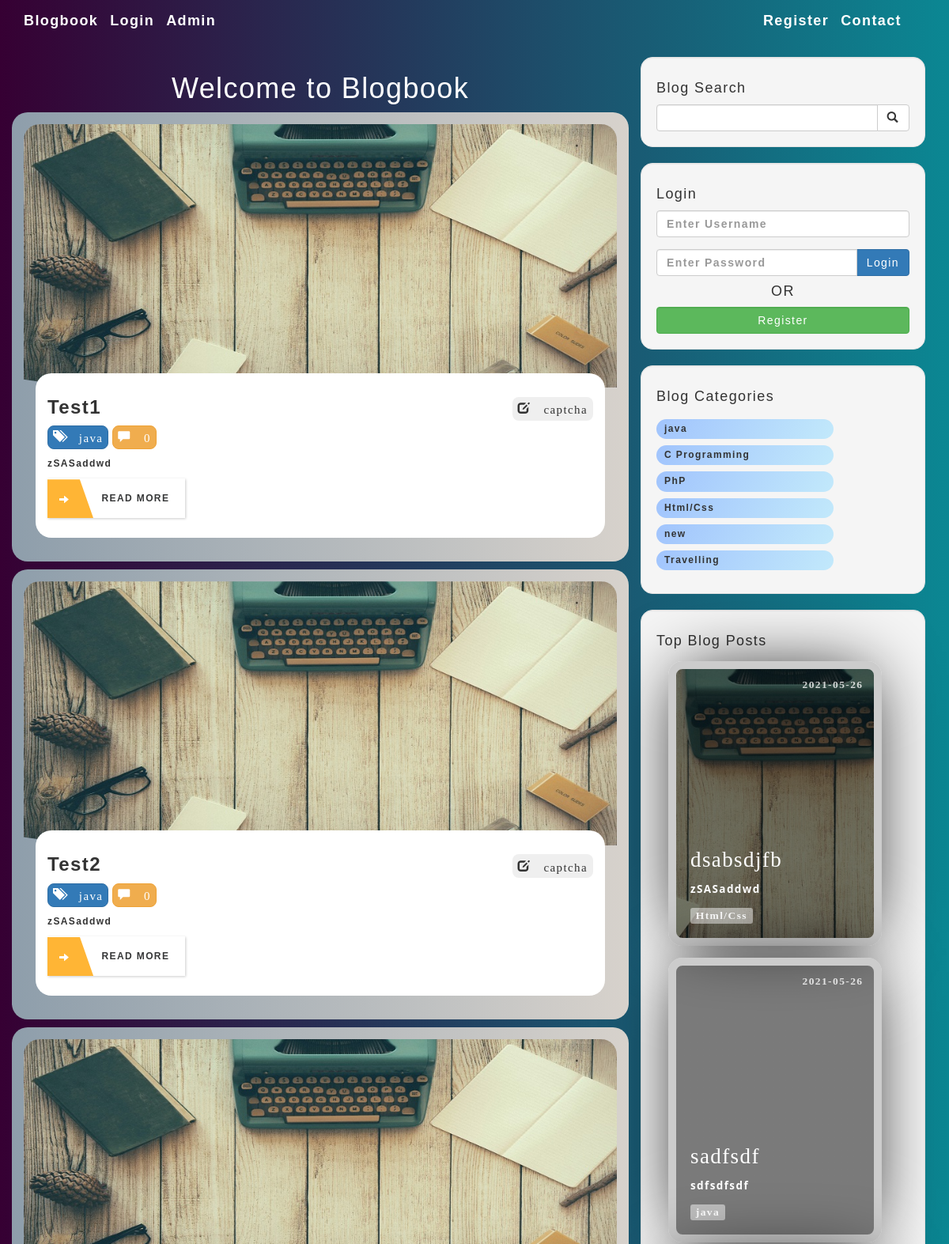
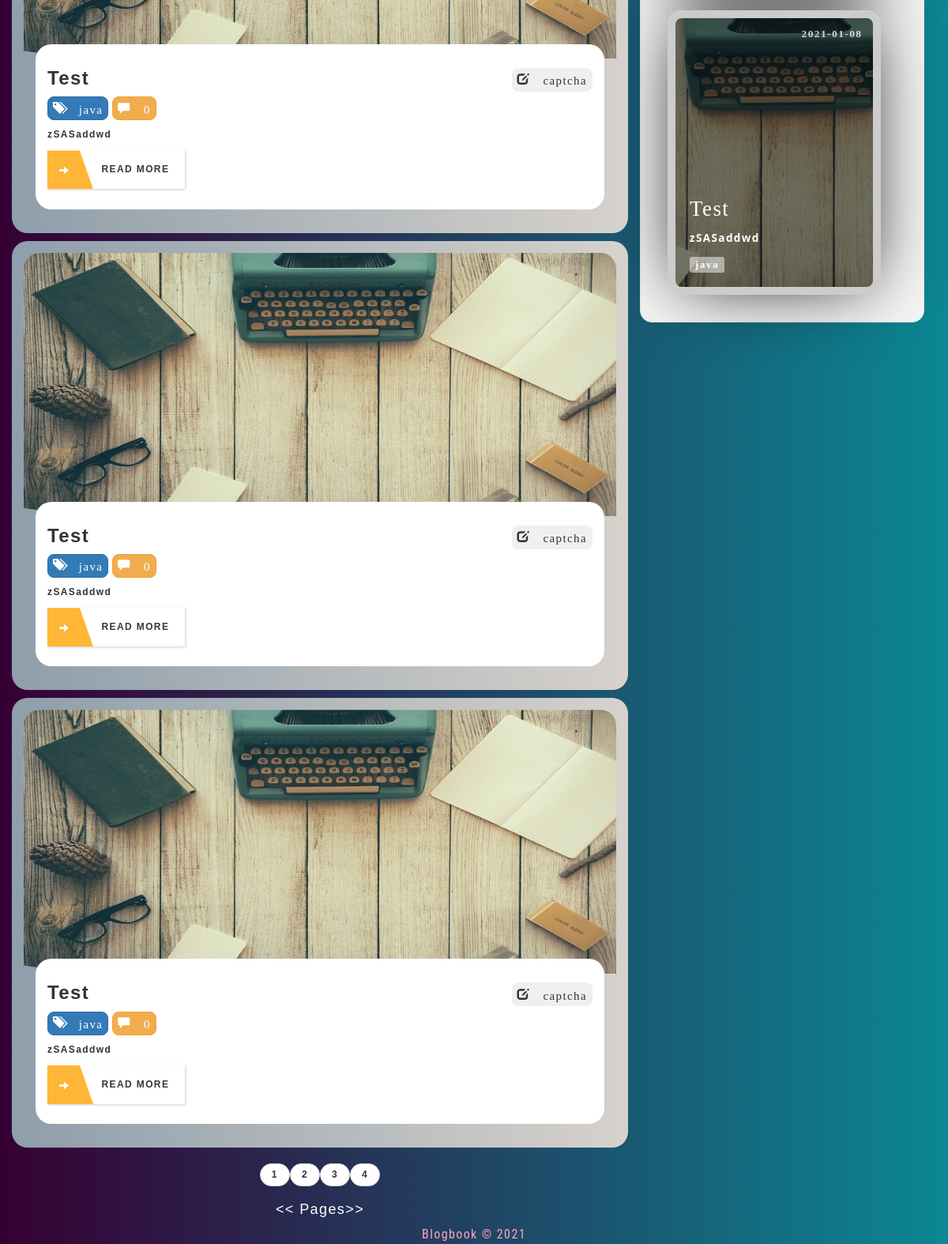
The page / on the database its author committed (2 pictures, top to bottom).
### tables this page shows
CREATE TABLE `posts` (
  `post_id` int(3) NOT NULL,
  `post_category_id` int(3) NOT NULL,
  `post_title` varchar(255) NOT NULL,
  `post_author` varchar(255) NOT NULL,
  `author_id` int(255) NOT NULL,
  `post_date` date NOT NULL,
  `post_image` text NOT NULL,
  `post_content` mediumtext NOT NULL,
  `post_tags` varchar(255) NOT NULL,
  `post_comment_count` int(255) NOT NULL,
  `post_status` varchar(255) NOT NULL DEFAULT 'draft',
  `post_views_count` int(255) NOT NULL
);

CREATE TABLE `categories` (
  `cat_id` int(3) NOT NULL,
  `cat_title` varchar(255) NOT NULL
);

### index.php (the view, shortened to what this page needs)
<?php include "includes/db.php"; ?>
<?php include "includes/header.php"; ?>
<body>
    <?php include "includes/navigation.php"; ?>
    <div class="container">
        <div class="row ">
            <div class="col-md-8 ">
                <h1 class="text-center" style="color:white;">Welcome to Blogbook</h1>
                <?php
                $results_per_page = 5;
                if (isset($_GET['page'])) {
                    $page = $_GET['page'];
                } else {
                    $page = "";
                };
                if ($page == "" || $page == 1) {
                    $page_1 = 0;
                } else {
                    $page_1 = ($page - 1) * 5;
                    $page_2 = $page_1 + 8;
                }
                $post_count_query = "SELECT * FROM posts WHERE post_status='published'";
                $find_count = mysqli_query($connection, $post_count_query);
                $count = mysqli_num_rows($find_count);
                $count = ceil($count / 5);
                $query = "SELECT * FROM posts WHERE post_status='published' LIMIT " . $page_1 . ',' . $results_per_page;
                $select_all_posts_query = mysqli_query($connection, $query);
                while ($row = mysqli_fetch_assoc($select_all_posts_query)) {
                    $post_title = $row['post_title'];
                    $post_id = $row['post_id'];
                    $post_author = $row['post_author'];
                    $post_author_id = $row['author_id'];
                    $post_image = $row['post_image'];
                    $post_content = strip_tags(substr($row['post_content'], 0, 1000));
                    $post_status = $row['post_status'];
                    $post_category_id = $row['post_category_id'];
                    $post_comment = $row['post_comment_count'];
                    $query = "SELECT * FROM categories WHERE cat_id={$post_category_id}";
                    $select_categories_id = mysqli_query($connection, $query);
                    $cat = mysqli_fetch_assoc($select_categories_id);
                    $post_category = $cat['cat_title'];
                    if ($post_status == 'published') {
                ?>
                        <div class="row" style="margin-top: 10px;">
                            <div class="col-6">
                                <article class="blog-card" style="z-index: 100;">
                                    <div class="blog-card__background">
                                        <div class="card__background--wrapper">
                                            <div class="card__background--main">
                                                <img src="images/<?php echo $post_image; ?>" alt="" style="  max-width: 100%;     height: fit-content;">
                                            </div>
                                        </div>
                                    </div>
                                    <div class="blog-card__head">
                                    </div>
                                    <div class="blog-card__info">
                                        <h5 style=" font-size: x-large; font-weight: 600; font-stretch: extra-expanded; overflow-wrap:break-word; "><a href="post.php?p_id=<?php echo $post_id; ?>"><?php echo $post_title; ?> </a>
                                            <div style="text-align:right;
                                        float:right;">
                                               <button type="button" class="btn btn-sml btn-dark"> <a href="user.php?u_id=<?php echo $post_author_id ?>"><i class="		glyphicon glyphicon-edit"> <?php echo $post_author; ?></i></a></button>
                                            </div>
                                        </h5>
                                        <p>
                                            <button type="button" class="btn btn-sml btn-primary"><i class="	glyphicon glyphicon-tags"> <?php echo $post_category; ?></i></button>
                                            <button type="button" class="btn btn-sml btn-warning"><i class="	glyphicon glyphicon-comment"> <?php echo $post_comment; ?></i></button>
                                        </p>
                                        <p><a href="post.php?p_id=<?php echo $post_id; ?>"><?php echo $post_content; ?></a></p>
                                        <a href="post.php?p_id=<?php echo $post_id; ?>" class="btn1 btn--with-icon"><i class="btn-icon glyphicon glyphicon-arrow-right"></i>READ MORE</a>
                                    </div>
                                </article>
                            </div>
                        </div>
                <?php  }
                } ?>
                <ul class="pager">
                    <?php
                    for ($i = 1; $i <= $count; $i++) {
                        if ($i == $page) {
                            echo "<li><a href='index.php?page={$i}' class='active'>{$i}</a></li>";
                        } else {
                            echo "<li><a href='index.php?page={$i}'>{$i}</a></li>";
                        }
                    }
                    ?>
                </ul>
                <h4 align="center" class="wt">
                    << Pages>>
                </h4>
            </div>
            <?php include "includes/sidebar.php";  ?>
        </div>
        <?php
        include "includes/footer.php";
        ?>

### includes/header.php (shortened to what this page needs)
<!DOCTYPE html>
<html lang="en">
<head>
    <link href="css/bootstrap.min.css" rel="stylesheet">
    <link href="css/blog-home.css" rel="stylesheet">
    <link href="css/styles.css" rel="stylesheet">
    <link href="https://unpkg.com/aos@2.3.0/dist/aos.css" rel="stylesheet">
    <link rel="stylesheet" href="https://cdn.jsdelivr.net/npm/@fortawesome/fontawesome-free@5.15.3/css/fontawesome.min.css">
</head>

### includes/navigation.php (shortened to what this page needs)
<nav class="navbar stroke   " role="navigation" style="background-color: rgba(0,0,0,)!important;
color:white;">
    <div class="container">
        <div class="navbar-header xyz">
            <a class="navbar-brand" href="index.php">Blogbook</a>
            <a class="navbar-brand " title="Already Register?" href='index.php#login'>Login</a>
            <a class="navbar-brand  " title="Login First" href='admin/index.php' onclick="return admin()">Admin</a>
        </div>
        <div>
            <div class="container collapse navbar-collapse navbar-ex2-collapse " style="float: right; height: 1px;">
                <a class="navbar-brand " title="New User?" href='registration.php'>Register</a>
                <a class="navbar-brand" title="New User?" href='contact.php'>Contact</a>
            </div>
        </div>
    </div>
</nav>

### includes/sidebar.php (shortened to what this page needs)
<div class="col-md-4">
    <div class="well">
        <h4>Blog Search</h4>
        <form action="search.php" method="post">
            <div class="input-group">
                <input name="search" type="text" class="form-control">
                <span class="input-group-btn">
                    <button name="submit" class="btn btn-default" type="submit">
                        <span class="glyphicon glyphicon-search"></span>
                    </button>
                </span>
            </div>
        </form>
    </div>
    <div class="well logs" id="login">
        <div class="heads">
            <h4>Login</h4>
            <form action="includes/login.php" method="post" id="login_form" onsubmit="return validate_form()">
                <div class="form-group">
                    <input name="username" type="text" class="form-control" placeholder="Enter Username" id="user_name">
                </div>
                <div class="input-group">
                    <input name="password" type="password" class="form-control" placeholder="Enter Password" id="user_pass">
                    <span class="input-group-btn">
                        <button class="btn btn-primary" name="login" type="submit">
                            Login
                        </button>
                    </span>
                </div>
            </form>
            <h4 style="text-align: center;">OR</h4>
            <a href="../registration.php">
                <button class="btn btn-success form-control" name="login" type="submit" value="Register">
                    Register
                </button> </a>
        </div>
    </div>
    <?php
    $query = "SELECT * FROM categories ";
    $select_categories_sidebar = mysqli_query($connection, $query);
    ?>
    <div class="well " id="categories">
        <h4>Blog Categories</h4>
        <div class="row">
            <div class="col-lg-12">
                <ul class="list-unstyled">
                    <?php
                    while ($row = mysqli_fetch_assoc($select_categories_sidebar)) {
                        $cat_title = $row['cat_title'];
                        $cat_id = $row['cat_id'];
                        echo "<li   class='list-items'
                        data-aos='fade-left'
                        data-aos-delay='100'><a href='category.php?category=$cat_id'>{$cat_title}</a></li>";
                    }
                    ?>
                </ul>
            </div>
        </div>
    </div>
    <?php include "widget.php" ?>
</div>

### includes/widget.php (shortened to what this page needs)
<div class="well">
    <h4>Top Blog Posts</h4>
    <?php
    $query = "SELECT * FROM posts WHERE post_status='published'   ORDER BY post_views_count DESC LIMIT 3 ";
    $select_all_posts_query = mysqli_query($connection, $query);
    while ($row = mysqli_fetch_assoc($select_all_posts_query)) {
        $post_title = $row['post_title'];
        $post_id = $row['post_id'];
        $post_date = $row['post_date'];
        $post_image = $row['post_image'];
        $post_content = strip_tags(substr($row['post_content'], 0, 100));
        $post_status = $row['post_status'];
        $post_category_id = $row['post_category_id'];
        $query = "SELECT * FROM categories WHERE cat_id={$post_category_id}";
        $select_categories_id = mysqli_query($connection, $query);
        $cat = mysqli_fetch_assoc($select_categories_id);
        $post_category = $cat['cat_title'];
        if ($post_status == 'published') {
    ?>
            <div class="card-grid-space">
                <a class="card" href="../post.php?p_id=<?php echo $post_id; ?>" style="--bg-img: url('../images/<?php echo $post_image; ?>');margin:1.5rem;">
                    <div>
                        <h1><?php echo $post_title; ?></h1>
                        <p><?php echo $post_content; ?></p>
                        <div class="date"><?php echo $post_date; ?></div>
                        <div class="tags">
                            <div class="tag"><?php echo $post_category; ?></div>
                        </div>
                    </div>
                </a>
            </div>
    <?php  }
    } ?>

### includes/footer.php (shortened to what this page needs)
<footer>
    <div class="col-lg-12 credits ">
        Blogbook &copy 2021
    </div>
</footer>
</div>
</body>
</html>

### css/blog-home.css (style rules this page uses)
footer { margin: 50px 0; }

### css/styles.css (style rules this page uses)
body { font-size: 12px; }
body, button, input { font-family: "Montserrat", sans-serif; font-weight: 700; letter-spacing: 1.4px; }
.blog-card { padding: 30px; position: relative; }
.blog-card .blog-card__background, .blog-card .card__background--layer { z-index: -1; position: absolute; top: 0; left: 0; width: 100%; height: 100%; }
.blog-card .blog-card__background { padding: 15px; background: linear-gradient(to right, #8e9eab 0%, #d7d2cc 100%); }
.blog-card .card__background--wrapper { height: 100%; clip-path: polygon(0 0, 100% 0, 100% 80%, 0 60%); position: relative; overflow: hidden; }
.blog-card .card__background--main { height: 100%; position: relative; transition: 300ms ease-in-out; background-repeat: no-repeat; background-size: cover; }
.blog-card .blog-card__head { height: 300px; display: flex; align-items: center; justify-content: center; }
.blog-card .blog-card__info { z-index: 10; background: white; padding: 20px 15px; }
.blog-card .blog-card__info h5 { transition: 300ms ease-in-out; }
.btn1 { background: white; color: #363738; font-weight: bold; outline: none; box-shadow: 1px 1px 3px 0 rgba(0, 0, 0, 0.2); overflow: hidden; border-radius: 0; height: 50px; line-height: 50px; display: inline-block; padding: 0; border: none; }
.btn1.btn--with-icon { padding-right: 20px; }
.btn1.btn--with-icon i { padding: 0px 30px 0px 15px; margin-right: 10px; height: 50px; line-height: 50px; vertical-align: bottom; color: white; background: #ffb535; clip-path: polygon(0 0, 70% 0, 100% 100%, 0% 100%); }
:root { --color: #3c3163; --transition-time: 0.5s; }
* { box-sizing: border-box; }
body { margin: 0; min-height: 100vh; }
a { color: inherit; }
.card { font-family: "Heebo"; --bg-filter-opacity: 0.5; background-image: linear-gradient( rgba(0, 0, 0, var(--bg-filter-opacity)), rgba(0, 0, 0, var(--bg-filter-opacity)) ), var(--bg-img); height: 20em; width: 15em; font-size: 1.5em; color: white; border-radius: 1em; padding: 1em; display: flex; align-items: flex-end; background-size: cover; background-position: center; box-shadow: 0 0 5em -1em black; transition: all, var(--transition-time); position: relative; overflow: hidden; border: 10px solid #ccc; text-decoration: none; }
.card h1 { margin: 0; font-size: 1.5em; line-height: 1.2em; }
.card p { font-size: 0.75em; font-family: "Open Sans"; margin-top: 0.5em; line-height: 2em; }
.card .tags { display: flex; }
.card .tags .tag { font-size: 0.75em; background: rgba(255, 255, 255, 0.5); border-radius: 0.3rem; padding: 0 0.5em; margin-right: 0.5em; line-height: 1.5em; transition: all, var(--transition-time); }
.card .date { position: absolute; top: 0; right: 0; font-size: 0.75em; padding: 1em; line-height: 1em; opacity: 0.8; }
.card:before, .card:after { content: ""; transform: scale(0); transform-origin: top left; border-radius: 50%; position: absolute; left: -50%; top: -50%; z-index: -5; transition: all, var(--transition-time); transition-timing-function: ease-in-out; }
.card:before { background: #ddd; width: 250%; height: 250%; }
.card:after { background: white; width: 200%; height: 200%; }
div { border-radius: 20px; }
.well { border-radius: 15px; }
.btn-sml { font-size: 15px; border-radius: 8px; height: 30px; padding: revert; }
.wt { color: white; }
.list-items { background: linear-gradient(120deg, #a1c4fd 0%, #c2e9fb 100%); padding: 0.4rem 1rem; margin: 0.8rem 0; border-radius: 3rem; width: 70%; display: flex; justify-content: space-between; }
nav.stroke a, nav.fill a { position: relative; }
nav.stroke a:after, nav.fill a:after { position: absolute; bottom: 0; left: 0; right: 0; margin: auto; width: 0%; content: "."; color: transparent; background: #aaa; height: 1px; }

### includes/header.php (style rules this page uses)
body { background: linear-gradient(to right, #360033 0%, #0b8793 100%); font-size: 12px; }

### includes/footer.php (style rules this page uses)
.credits { display: flex; align-items: center; justify-content: center; color: #ffa4bd; font-family: 'Roboto Condensed', sans-serif; font-size: 16px; font-weight: normal; }

### rows shown on the page
posts: post_image (picture), post_title "Test1", post_author "captcha", categories.cat_title "java", post_comment_count "0", post_content "zSASaddwd"
posts: post_image (picture), post_title "Test2", post_author "captcha", categories.cat_title "java", post_comment_count "0", post_content "zSASaddwd"
posts: post_image (picture), post_title "Test", post_author "captcha", categories.cat_title "java", post_comment_count "0", post_content "zSASaddwd"
posts: post_image (picture), post_title "Test", post_author "captcha", categories.cat_title "java", post_comment_count "0", post_content "zSASaddwd"
posts: post_image (picture), post_title "Test", post_author "captcha", categories.cat_title "java", post_comment_count "0", post_content "zSASaddwd"
categories: cat_title "java"
categories: cat_title "C Programming"
categories: cat_title "PhP"
categories: cat_title "Html/Css"
categories: cat_title "new"
categories: cat_title "Travelling"
posts: post_image (picture), post_title "dsabsdjfb", post_content "zSASaddwd", post_date "2021-05-26", categories.cat_title "Html/Css"
posts: post_title "sadfsdf", post_content "sdfsdfsdf", post_date "2021-05-26", categories.cat_title "java"
posts: post_image (picture), post_title "Test", post_content "zSASaddwd", post_date "2021-01-08", categories.cat_title "java"
